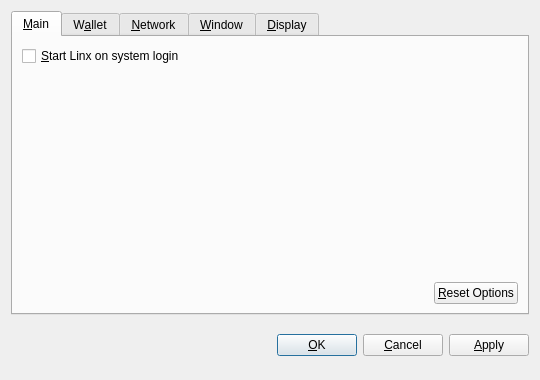
<?xml version="1.0" encoding="UTF-8"?>
<ui version="4.0">
 <class>OptionsDialog</class>
 <widget class="QDialog" name="OptionsDialog">
  <property name="geometry">
   <rect>
    <x>0</x>
    <y>0</y>
    <width>540</width>
    <height>380</height>
   </rect>
  </property>
  <property name="windowTitle">
   <string>Options</string>
  </property>
  <property name="modal">
   <bool>true</bool>
  </property>
  <layout class="QVBoxLayout" name="verticalLayout">
   <item>
    <widget class="QTabWidget" name="tabWidget">
     <property name="tabPosition">
      <enum>QTabWidget::North</enum>
     </property>
     <property name="currentIndex">
      <number>0</number>
     </property>
     <widget class="QWidget" name="tabMain">
      <attribute name="title">
       <string>&amp;Main</string>
      </attribute>
      <layout class="QVBoxLayout" name="verticalLayout_Main">
       <item>
        <widget class="QCheckBox" name="bitcoinAtStartup">
         <property name="toolTip">
          <string>Automatically start Linx after logging in to the system.</string>
         </property>
         <property name="text">
          <string>&amp;Start Linx on system login</string>
         </property>
        </widget>
       </item>
       <item>
        <spacer name="verticalSpacer_Main">
         <property name="orientation">
          <enum>Qt::Vertical</enum>
         </property>
         <property name="sizeHint" stdset="0">
          <size>
           <width>20</width>
           <height>40</height>
          </size>
         </property>
        </spacer>
       </item>
       <item>
        <layout class="QHBoxLayout" name="horizontalLayout_2_Main">
         <item>
          <spacer name="horizontalSpacer_2_Main">
           <property name="orientation">
            <enum>Qt::Horizontal</enum>
           </property>
           <property name="sizeHint" stdset="0">
            <size>
             <width>40</width>
             <height>20</height>
            </size>
           </property>
          </spacer>
         </item>
         <item>
          <widget class="QPushButton" name="resetButton">
           <property name="toolTip">
            <string>Reset all client options to default.</string>
           </property>
           <property name="text">
            <string>&amp;Reset Options</string>
           </property>
           <property name="autoDefault">
            <bool>false</bool>
           </property>
          </widget>
         </item>
        </layout>
       </item>
      </layout>
     </widget>
     <widget class="QWidget" name="tabWallet">
      <attribute name="title">
       <string>W&amp;allet</string>
      </attribute>
      <layout class="QVBoxLayout" name="verticalLayout_Network">
       <item>
        <widget class="QLabel" name="transactionFeeInfoLabel">
         <property name="text">
          <string>Optional transaction fee per kB that helps make sure your transactions are processed quickly. Most transactions are 1 kB.</string>
         </property>
         <property name="textFormat">
          <enum>Qt::PlainText</enum>
         </property>
         <property name="wordWrap">
          <bool>true</bool>
         </property>
        </widget>
       </item>
       <item>
        <layout class="QHBoxLayout" name="horizontalLayout_1_Main">
         <item>
          <widget class="QLabel" name="transactionFeeLabel">
           <property name="text">
            <string>Pay transaction &amp;fee</string>
           </property>
           <property name="textFormat">
            <enum>Qt::PlainText</enum>
           </property>
           <property name="buddy">
            <cstring>transactionFee</cstring>
           </property>
          </widget>
         </item>
         <item>
          <widget class="BitcoinAmountField" name="transactionFee"/>
         </item>
         <item>
          <spacer name="horizontalSpacer_1_Main">
           <property name="orientation">
            <enum>Qt::Horizontal</enum>
           </property>
           <property name="sizeHint" stdset="0">
            <size>
             <width>40</width>
             <height>20</height>
            </size>
           </property>
          </spacer>
         </item>
        </layout>
       </item>
       <item>
        <widget class="QLabel" name="label">
         <property name="text">
          <string>If you disable the spending of unconfirmed change, the change from a transaction cannot be used until that transaction has at least one confirmation. This also affects how your balance is computed.</string>
         </property>
         <property name="wordWrap">
          <bool>true</bool>
         </property>
        </widget>
       </item>
       <item>
        <widget class="QCheckBox" name="spendZeroConfChange">
         <property name="text">
          <string>Spend unconfirmed change  (experts only)</string>
         </property>
        </widget>
       </item>
       <item>
        <spacer name="verticalSpacer">
         <property name="orientation">
          <enum>Qt::Vertical</enum>
         </property>
         <property name="sizeHint" stdset="0">
          <size>
           <width>20</width>
           <height>40</height>
          </size>
         </property>
        </spacer>
       </item>
      </layout>
     </widget>
     <widget class="QWidget" name="tabNetwork">
      <attribute name="title">
       <string>&amp;Network</string>
      </attribute>
      <layout class="QVBoxLayout" name="verticalLayout_Network">
       <item>
        <widget class="QCheckBox" name="mapPortUpnp">
         <property name="toolTip">
          <string>Automatically open the Linx client port on the router. This only works when your router supports UPnP and it is enabled.</string>
         </property>
         <property name="text">
          <string>Map port using &amp;UPnP</string>
         </property>
        </widget>
       </item>
       <item>
        <widget class="QCheckBox" name="connectSocks">
         <property name="toolTip">
          <string>Connect to the Linx network through a SOCKS proxy (e.g. when connecting through Tor).</string>
         </property>
         <property name="text">
          <string>&amp;Connect through SOCKS proxy:</string>
         </property>
        </widget>
       </item>
       <item>
        <layout class="QHBoxLayout" name="horizontalLayout_Network_proxy">
         <item>
          <widget class="QLabel" name="proxyIpLabel">
           <property name="text">
            <string>Proxy &amp;IP:</string>
           </property>
           <property name="textFormat">
            <enum>Qt::PlainText</enum>
           </property>
           <property name="buddy">
            <cstring>proxyIp</cstring>
           </property>
          </widget>
         </item>
         <item>
          <widget class="QValidatedLineEdit" name="proxyIp">
           <property name="maximumSize">
            <size>
             <width>140</width>
             <height>16777215</height>
            </size>
           </property>
           <property name="toolTip">
            <string>IP address of the proxy (e.g. 127.0.0.1)</string>
           </property>
          </widget>
         </item>
         <item>
          <widget class="QLabel" name="proxyPortLabel">
           <property name="text">
            <string>&amp;Port:</string>
           </property>
           <property name="textFormat">
            <enum>Qt::PlainText</enum>
           </property>
           <property name="buddy">
            <cstring>proxyPort</cstring>
           </property>
          </widget>
         </item>
         <item>
          <widget class="QLineEdit" name="proxyPort">
           <property name="maximumSize">
            <size>
             <width>55</width>
             <height>16777215</height>
            </size>
           </property>
           <property name="toolTip">
            <string>Port of the proxy (e.g. 9050)</string>
           </property>
          </widget>
         </item>
         <item>
          <widget class="QLabel" name="socksVersionLabel">
           <property name="text">
            <string>SOCKS &amp;Version:</string>
           </property>
           <property name="textFormat">
            <enum>Qt::PlainText</enum>
           </property>
           <property name="buddy">
            <cstring>socksVersion</cstring>
           </property>
          </widget>
         </item>
         <item>
          <widget class="QValueComboBox" name="socksVersion">
           <property name="toolTip">
            <string>SOCKS version of the proxy (e.g. 5)</string>
           </property>
           <property name="styleSheet">
            <string notr="true">selection-color: rgb(0, 0, 0);</string>
           </property>
          </widget>
         </item>
         <item>
          <spacer name="horizontalSpacer_Network">
           <property name="orientation">
            <enum>Qt::Horizontal</enum>
           </property>
           <property name="sizeHint" stdset="0">
            <size>
             <width>40</width>
             <height>20</height>
            </size>
           </property>
          </spacer>
         </item>
        </layout>
       </item>
       <item>
        <spacer name="verticalSpacer_Network">
         <property name="orientation">
          <enum>Qt::Vertical</enum>
         </property>
         <property name="sizeHint" stdset="0">
          <size>
           <width>20</width>
           <height>40</height>
          </size>
         </property>
        </spacer>
       </item>
      </layout>
     </widget>
     <widget class="QWidget" name="tabWindow">
      <attribute name="title">
       <string>&amp;Window</string>
      </attribute>
      <layout class="QVBoxLayout" name="verticalLayout_Window">
       <item>
        <widget class="QCheckBox" name="minimizeToTray">
         <property name="toolTip">
          <string>Show only a tray icon after minimizing the window.</string>
         </property>
         <property name="text">
          <string>&amp;Minimize to the tray instead of the taskbar</string>
         </property>
        </widget>
       </item>
       <item>
        <widget class="QCheckBox" name="minimizeOnClose">
         <property name="toolTip">
          <string>Minimize instead of exit the application when the window is closed. When this option is enabled, the application will be closed only after selecting Quit in the menu.</string>
         </property>
         <property name="text">
          <string>M&amp;inimize on close</string>
         </property>
        </widget>
       </item>
       <item>
        <spacer name="verticalSpacer_Window">
         <property name="orientation">
          <enum>Qt::Vertical</enum>
         </property>
         <property name="sizeHint" stdset="0">
          <size>
           <width>20</width>
           <height>40</height>
          </size>
         </property>
        </spacer>
       </item>
      </layout>
     </widget>
     <widget class="QWidget" name="tabDisplay">
      <attribute name="title">
       <string>&amp;Display</string>
      </attribute>
      <layout class="QVBoxLayout" name="verticalLayout_Display">
       <item>
        <layout class="QHBoxLayout" name="horizontalLayout_1_Display">
         <item>
          <widget class="QLabel" name="langLabel">
           <property name="text">
            <string>User Interface &amp;language:</string>
           </property>
           <property name="textFormat">
            <enum>Qt::PlainText</enum>
           </property>
           <property name="buddy">
            <cstring>lang</cstring>
           </property>
          </widget>
         </item>
         <item>
          <widget class="QValueComboBox" name="lang">
           <property name="toolTip">
            <string>The user interface language can be set here. This setting will take effect after restarting Linx.</string>
           </property>
          </widget>
         </item>
        </layout>
       </item>
       <item>
        <layout class="QHBoxLayout" name="horizontalLayout_2_Display">
         <item>
          <widget class="QLabel" name="unitLabel">
           <property name="text">
            <string>&amp;Unit to show amounts in:</string>
           </property>
           <property name="textFormat">
            <enum>Qt::PlainText</enum>
           </property>
           <property name="buddy">
            <cstring>unit</cstring>
           </property>
          </widget>
         </item>
         <item>
          <widget class="QValueComboBox" name="unit">
           <property name="toolTip">
            <string>Choose the default subdivision unit to show in the interface and when sending coins.</string>
           </property>
          </widget>
         </item>
        </layout>
       </item>
       <item>
        <widget class="QCheckBox" name="displayAddresses">
         <property name="toolTip">
          <string>Whether to show Linx addresses in the transaction list or not.</string>
         </property>
         <property name="text">
          <string>&amp;Display addresses in transaction list</string>
         </property>
        </widget>
       </item>
       <item>
        <widget class="QCheckBox" name="coinControlFeatures">
         <property name="toolTip">
          <string>Whether to show coin control features or not.</string>
         </property>
         <property name="text">
          <string>Display coin &amp;control features (experts only!)</string>
         </property>
        </widget>
       </item>
       <item>
        <spacer name="verticalSpacer_Display">
         <property name="orientation">
          <enum>Qt::Vertical</enum>
         </property>
         <property name="sizeHint" stdset="0">
          <size>
           <width>20</width>
           <height>40</height>
          </size>
         </property>
        </spacer>
       </item>
      </layout>
     </widget>
    </widget>
   </item>
   <item>
    <layout class="QHBoxLayout" name="horizontalLayout_Buttons">
     <item>
      <spacer name="horizontalSpacer_1">
       <property name="orientation">
        <enum>Qt::Horizontal</enum>
       </property>
       <property name="sizeHint" stdset="0">
        <size>
         <width>40</width>
         <height>48</height>
        </size>
       </property>
      </spacer>
     </item>
     <item>
      <widget class="QLabel" name="statusLabel">
       <property name="font">
        <font>
         <weight>75</weight>
         <bold>true</bold>
        </font>
       </property>
       <property name="text">
        <string/>
       </property>
       <property name="textFormat">
        <enum>Qt::PlainText</enum>
       </property>
       <property name="wordWrap">
        <bool>true</bool>
       </property>
      </widget>
     </item>
     <item>
      <spacer name="horizontalSpacer_2">
       <property name="orientation">
        <enum>Qt::Horizontal</enum>
       </property>
       <property name="sizeHint" stdset="0">
        <size>
         <width>40</width>
         <height>48</height>
        </size>
       </property>
      </spacer>
     </item>
     <item>
      <widget class="QPushButton" name="okButton">
       <property name="text">
        <string>&amp;OK</string>
       </property>
      </widget>
     </item>
     <item>
      <widget class="QPushButton" name="cancelButton">
       <property name="text">
        <string>&amp;Cancel</string>
       </property>
       <property name="autoDefault">
        <bool>false</bool>
       </property>
      </widget>
     </item>
     <item>
      <widget class="QPushButton" name="applyButton">
       <property name="text">
        <string>&amp;Apply</string>
       </property>
       <property name="autoDefault">
        <bool>false</bool>
       </property>
      </widget>
     </item>
    </layout>
   </item>
  </layout>
 </widget>
 <customwidgets>
  <customwidget>
   <class>BitcoinAmountField</class>
   <extends>QSpinBox</extends>
   <header>bitcoinamountfield.h</header>
   <container>1</container>
  </customwidget>
  <customwidget>
   <class>QValueComboBox</class>
   <extends>QComboBox</extends>
   <header>qvaluecombobox.h</header>
  </customwidget>
  <customwidget>
   <class>QValidatedLineEdit</class>
   <extends>QLineEdit</extends>
   <header>qvalidatedlineedit.h</header>
  </customwidget>
 </customwidgets>
 <resources/>
 <connections/>
</ui>
